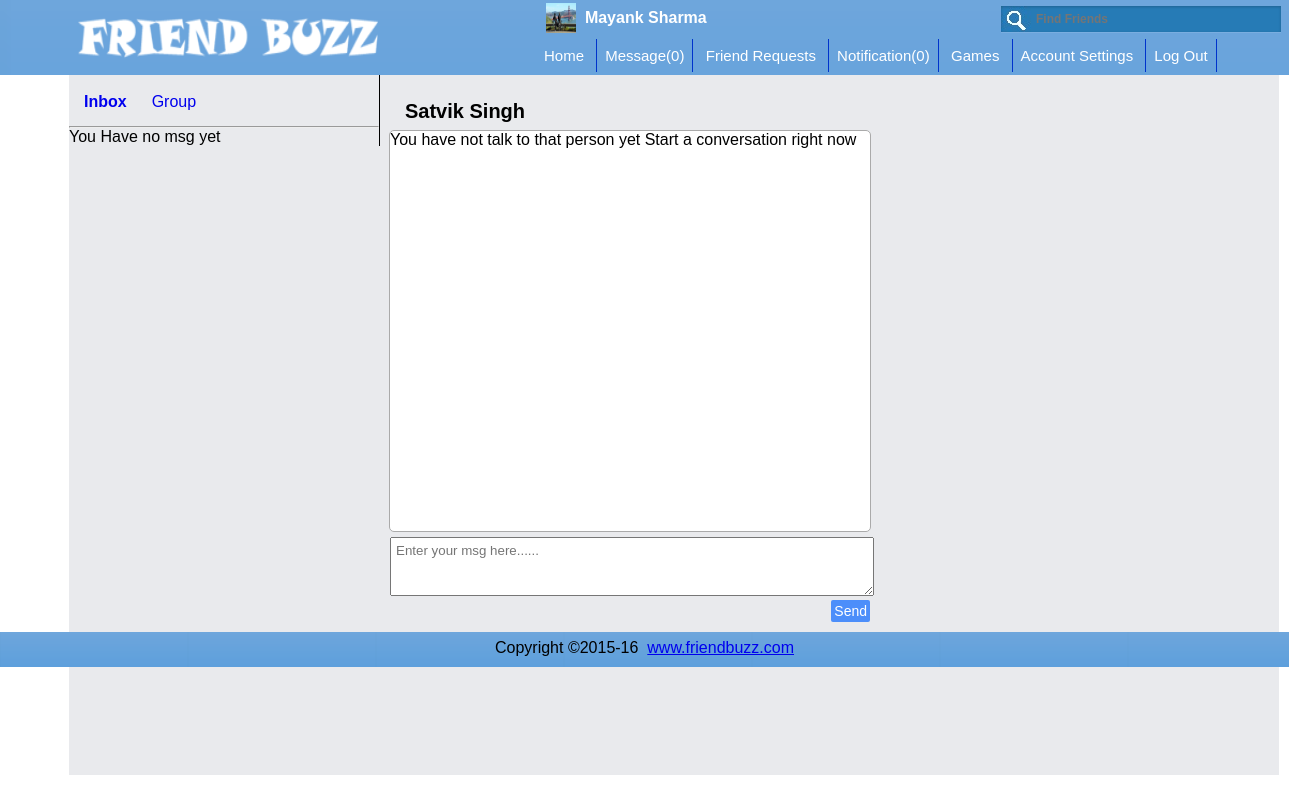
Screenshot of /messages.php?u=satvik (signed in) with the database file from the repository.
### tables this page shows
CREATE TABLE IF NOT EXISTS `user` (
  `id` int(11) NOT NULL,
  `f_name` varchar(100) NOT NULL,
  `l_name` varchar(100) NOT NULL,
  `u_name` varchar(100) NOT NULL,
  `u_email` varchar(100) NOT NULL,
  `u_pass` varchar(100) NOT NULL,
  `u_gen` enum('m','f') NOT NULL,
  `u_country` varchar(50) NOT NULL,
  `u_bir_date` date NOT NULL,
  `signup_date` date NOT NULL,
  `lastlogin_date` date NOT NULL,
  `avatar` varchar(255) NOT NULL,
  `timeline` varchar(255) NOT NULL,
  `ip` varchar(255) NOT NULL,
  `notescheck` datetime NOT NULL
);

### messages.php (the view, shortened to what this page needs)
<?php
include_once("includes/check_login_status.php");
?>
<?php
	$friends = array();
	$friends = array_unique($friends);
	$showuser = "";
	$actualmsg = "";
	$friends = array_values($friends);
	$u = $_GET["u"];
	if(count($friends)===0){
		$showuser = "You Have no msg yet";
	}
	if (!in_array("$u", $friends))
  	{
  	$actualmsg = "You have not talk to that person yet Start a conversation right now";
  	}
?>
<?php
$query = "SELECT f_name,l_name,avatar FROM user WHERE u_name='$u' LIMIT 1";
$queryresult=mysqli_query($db_conx,$query);
$row=mysqli_fetch_assoc($queryresult);
$f_name=$row['f_name'];
$l_name=$row['l_name'];
?>
<!DOCTYPE Html>
<html>
	<head>
        <link rel="stylesheet" type="text/css" href="styles/styles.css">
  	</head>
    <body onload="updateScroll()">
    <?php
		include("includes/header.php");
	?>
    <div id="page_middle" style="height:700px;">
    	<div id="page_middle_content" style="height:700px;">
        	<div id="newmsgbox">
            <div id="msgbox_header">
            	<a class="active" href="messages.php">Inbox</a><a href="groupmessages.php">Group</a>
            </div>
            <hr>
    		<?php
				echo $showuser;
			?>
            </div>
            <div id='msgcenpart'>
         		<div id="messengername">
                <?php echo $f_name; echo ' '; echo $l_name; ?>
                </div>
                <div id="actualmsgbody">
                <?php
					echo $actualmsg;
				?>
                </div>
                <div id="reply">
                <form method="post">
            		<textarea cols="65" rows="3" placeholder="Enter your msg here......" name="msg" required></textarea>
                    <input type="submit" value="Send" name="submit">
                </form>
            	</div>
            </div>
        </div>
  	</div>
	<?php
		include("includes/footer.php");
	?>

### includes/header.php (shortened to what this page needs)
<?php
	include_once("includes/db_conx.php");
	$log_username=$_SESSION['username'];
	$sql="SELECT * from user WHERE u_name='$log_username'";
	$user_query = mysqli_query($db_conx, $sql);
	while ($row = mysqli_fetch_array($user_query, MYSQLI_ASSOC)) {
	$loggeduser_fn = $row["f_name"];
	$loggeduser_ln = $row["l_name"];
	$loggeduser_username = $row["u_name"];
	$loggeduser_profilepic = $row["avatar"];
}
if($loggeduser_profilepic==""){
	$loggedusersprofilepic='<img src="images/default_pic.jpg" width=30px height=30px />';
}else{
	$loggedusersprofilepic='<img src="user/'.$loggeduser_username.'/profilepic/'.$loggeduser_profilepic.'" width=30px height=30px />';
}
?>
<?php
$sql = "SELECT message_id AS messages_unread FROM messages WHERE r_uname = '$log_username' AND timesent > messages_last_seen";
$result = mysqli_query($db_conx , $sql);
$row_count = mysqli_num_rows($result);
?>
<?php $loginLink = '<a href="home.php?u='.$log_username.'">'.$loggeduser_fn.' '.$loggeduser_ln.'</a>' ?>
<?php
	$sql = "SELECT did_read FROM notifications WHERE reciever='$log_username' && did_read='0'";
	$query = mysqli_query($db_conx,$sql);
	$noofrows = mysqli_num_rows($query);
?>
<div id="page_top">
    	<div id="page_top_wrap">
        	<div id="page_top_logo">
        		<img src="images/Friend Buzz logo.png" width="300" height="50" style="float:left">
        	</div>
            <div id="page_top_rest">
            	<div id="search_box_container"><div id="showname"><?php echo $loggedusersprofilepic; ?>&nbsp;&nbsp;<span><?php echo $loginLink; ?></span></div><div id="search_box"><input type="search" placeholder="Find Friends" onsearch="showsearchfriend()" id="findfriend"/><div id="friendlist"></div></div></div>
                <div id="menu">
                	<a href="home.php"> Home </a>
                	<a href="messages.php"> Message(<?php  echo $row_count ?>)</a>
                	<a href="friendrequest.php"> Friend Requests </a>
               	 	<a href="notification.php"> Notification(<?php  echo $noofrows ?>)</a>
                    <a href="game.php"> Games </a>
                	<a href="setting.php?user_verified=false"> Account Settings </a>
                    <a href="logout.php"> Log Out </a>
                </div>
            </div>
        </div>
    </div>

### styles/styles.css (style rules this page uses)
* { margin:0px; padding:0px; font-family:Arial, Helvetica, sans-serif; }
#page_top { background-image:url(../images/menu_bg.png); background-size:100%; height:75px; width:1366px; position:fixed; z-index:1000; }
#page_top > #page_top_wrap { width:1210px; margin:0px auto; height:75px; }
#page_top > #page_top_wrap > #page_top_logo { height:62px; width:360px; float:left; padding-top:13px; }
#page_top > #page_top_wrap > #page_top_rest { width:620px; height:75px; float:right; padding-top:3px; }
#search_box_container { width:742px; height:36px; float:right; color:#ffffff; position:relative; }
#showname { float:left; height:32px; width:240px; }
#showname span { position:relative; top:-10px; font-weight:bold; }
#showname span a { text-decoration:none; color:#FFFFFF; }
#search_box { float:right; position:relative; right:7px; top:3px; }
#search_box input[type="search"] { background:url(../images/search-white1.jpg) no-repeat 0px -1px #267bb6; outline:none; border:0 none; font: bold 12px Arial, Helvetica, sans-serif; width:280px; padding:6px 15px 6px 35px; text-shadow:0px 2px 2px rgba(0,0,,0,0.3); -webkit-box-shadow:0 1px 0 rgba(255,255,255,0.1),0 1px 3px rgba(0,0,0,0.2) inset; -moz-box-shadow:0 1px 0 rgba(255,255,255,0.1),0 1px 3px rgba(0,0,0,0.2) inset; box-shadow:0 1px 0 rgba(255,255,255,0.1),0 1px 3px rgba(0,0,0,0.2) inset; -webkit-transition:all 0.7s ease 0%; -moz-transition:all 0.7s ease 0%; -o-transition:all 0.7s ease 0%; transition:all 0.7s ease 0% }
#menu { width:750px; height:32px; position:relative; left:-2px; float:right; }
#menu a { color:#ffffff; text-decoration:none; font-size:15px; background-repeat:no-repeat; padding-left:8px; padding-top:8px; padding-right:8px; padding-bottom:8px; height:32px; width:100px; position:relative; left:0px; top:8px; display:inline; font-family:Verdana, Geneva, sans-serif; border-right:#03C solid 1px; }
#page_middle { height:auto; background-image:url(../images/background.png); position:absolute; top:75px; }
#page_middle > #page_middle_content { width:1210px; height:auto; position:absolute; margin:0px auto 40px; left:69px; background-color:#E9EAED; min-height:560px; }

### messages.php (style rules this page uses)
#newmsgbox { width:310px; border-right:solid #000000 1px; float:left; max-height:600px; overflow-y:scroll; overflow-x:visible; }
#msgbox_header { padding:15px; padding-top:18px; width:260px; }
#msgbox_header a { margin-right:25px; text-decoration:none; }
.active { font-weight:bold; }
#msgcenpart { float:left; width:500px; height:auto; }
#messengername { margin-top:25px; margin-left:25px; width:280px; height:25px; font-size:20px; font-weight:bold; }
#actualmsgbody { width:480px; height:400px; border:1px solid #AAA; background-color:#FFF; border-radius:5px; margin:5px auto; overflow-y:scroll; }
#reply { margin:2px auto; width:480px; }
#reply textarea { padding:5px; width:472px; height:47px; }
#reply input { float:right; padding:3px; }
input[type="submit"] { -webkit-user-select: none; background: rgb(76, 142, 250); border: 0; border-radius: 2px; box-sizing: border-box; color: #fff; cursor: pointer; float: right; font-size: .875em; margin: 0; padding: 10px 24px; transition: box-shadow 200ms cubic-bezier(0.4, 0, 0.2, 1); }

### rows the page displays
user: u_name+avatar (picture), f_name "Mayank", l_name "Sharma"
user: f_name "Satvik", l_name "Singh"

### other values shown
$row_count "0"
$noofrows "0"
$showuser "You Have no msg yet"
$actualmsg "You have not talk to that person yet Start a conversation right now"
